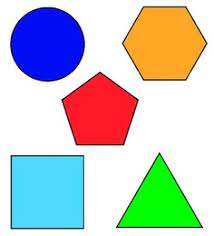
#> input picture geometric.jpg, 214 x 236 px
$ python 'object detection.py'
#> lines starting #> are read from the running program, lines starting #| are printed output that depends on the picture; after the words box and inside, x2 and y2 are one past the last pixel; in counts of white or black regions, pixels touching at a corner belong together; long printed decimals are rounded
import numpy as np
import cv2

img=cv2.imread('geometric.jpg')
#> img is the input picture: shape (236, 214, 3); mean B, G, R 196.4, 199.3, 193.6
imgGray=cv2.cvtColor(img,cv2.COLOR_BGR2GRAY)
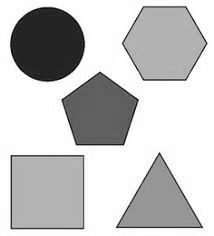
#> imgGray: shape (236, 214); min 5, max 255, mean 197.3
_,thrash=cv2.threshold(imgGray,130,255,cv2.THRESH_BINARY)
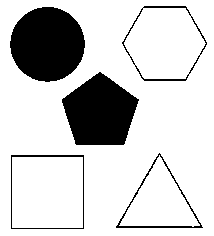
#> thrash: shape (236, 214); 81.2% white; 5 black regions
contours,_=cv2.findContours(thrash,cv2.RETR_TREE,cv2.CHAIN_APPROX_NONE)
#> contours = 13 contours; largest, box (x1, y1, x2, y2) and area: (0, 0, 214, 236) 50055, (10, 154, 85, 230) 5548, (12, 157, 83, 228) 4900, (9, 6, 86, 83) 4468, (61, 71, 140, 146) 4034

for countor in contours:
    approx=cv2.approxPolyDP(countor,0.01*cv2.arcLength(countor,True),True)
    cv2.drawContours(img,[approx],0,(0,0,0),5)
    x=approx.ravel()[0]
    y=approx.ravel()[1]
    if len(approx)==3:
        cv2.putText(img,'Triangle',(x,y),cv2.FONT_HERSHEY_COMPLEX,0.5,(0,0,0))
    elif len(approx)==4:
        x,y,w,h=cv2.boundingRect(approx)
        aspectratio=float(w)/h
        print(aspectratio)
        if aspectratio>=0.95 and aspectratio<=1.05:
            cv2.putText(img,'Square',(x,y),cv2.FONT_HERSHEY_COMPLEX,0.5,(0,0,0))
        else:
            cv2.putText(img,'Rectangle',(x,y),cv2.FONT_HERSHEY_COMPLEX,0.5,(0,0,0))
    elif(len(approx)==5):
        cv2.putText(img,'Pentagon',(x,y),cv2.FONT_HERSHEY_COMPLEX,0.5,(0,0,0))
    else:
        cv2.putText(img,'circle',(x,y),cv2.FONT_HERSHEY_COMPLEX,0.5,(0,0,0))
#> this loop made 13 passes
#> (approx, w, h, aspectratio) on passes 1 to 3: ([[0, 0], [0, 235], [213, 235], [213, 0]], 214, 236, 0.907), ([[10, 155], [83, 154], [84, 228], [11, 229]], 75, 76, 0.987), ([[12, 157], [12, 227], [82, 227], [82, 157]], 71, 71, 1)
#| 0.9068
#| 0.9868
#| 1.0
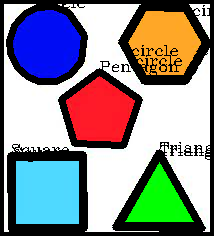
#> img: shape (236, 214, 3); mean B, G, R 142.8, 141, 138.7
cv2.imshow('geometric',img)
cv2.waitKey(0)
cv2.destroyAllWindows()

$ run again, with edited_image.png saved as geometric.jpg
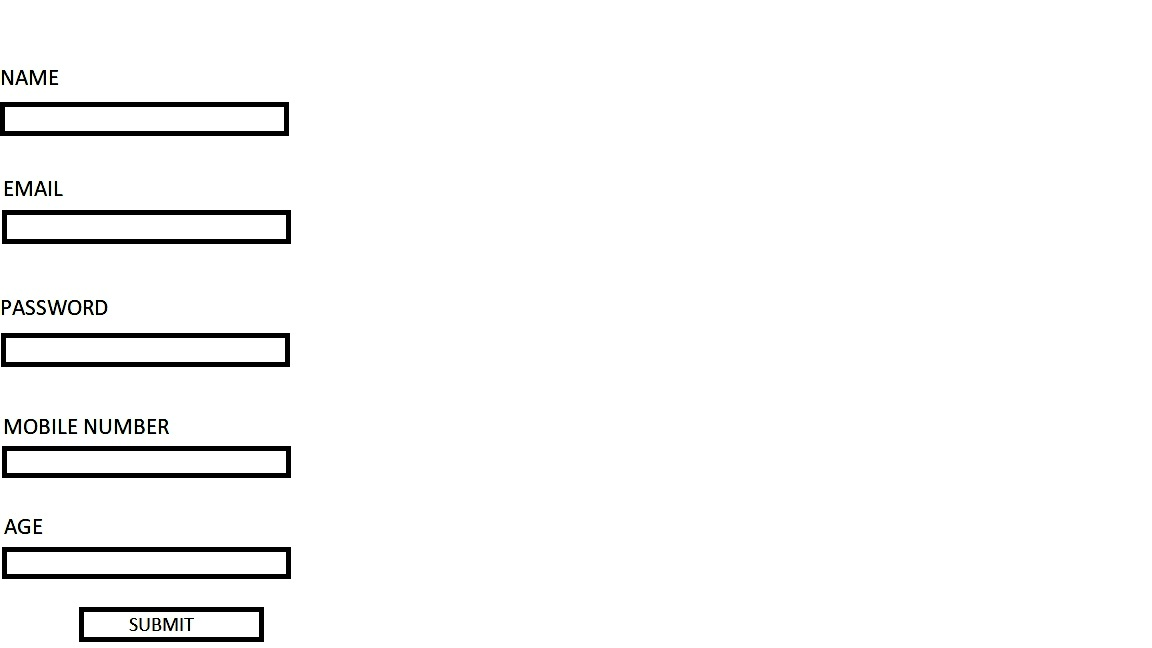
#> input picture edited_image.png, 1152 x 648 px
#> img is the input picture: shape (648, 1152, 3); mean B, G, R 247.9, 248, 248
#> thrash: shape (648, 1152); 97.3% white; 44 black regions
#> contours = 67 contours, 14 with area under 20; largest, box (x1, y1, x2, y2) and area: (0, 0, 1152, 648) 734583, (0, 332, 291, 368) 10148, (1, 209, 292, 245) 10148, (1, 546, 292, 580) 9568, (1, 445, 292, 479) 9568
#> the loop `for countor in contours:` made 67 passes
#> (approx, w, h, aspectratio) on passes 1, 3, 4, 5, 11, 14: ([[5, 107], [5, 130], [283, 130], [283, 107]], 279, 24, 11.62), ([[78, 607], [263, 606], [264, 641], [79, 642]], 187, 37, 5.05), ([[84, 612], [84, 636], [258, 636], [258, 612]], 175, 25, 7), ([[129, 629], [130, 628], [131, 629], [130, 630]], 3, 3, 1), ([[155, 619], [155, 623], [157, 623], [157, 619]], 3, 5, 0.6), ([[1, 547], [290, 546], [291, 578], [2, 579]], 291, 34, 8.56)
#> (printed output is left out)
#> after the loop `for countor in contours:`:
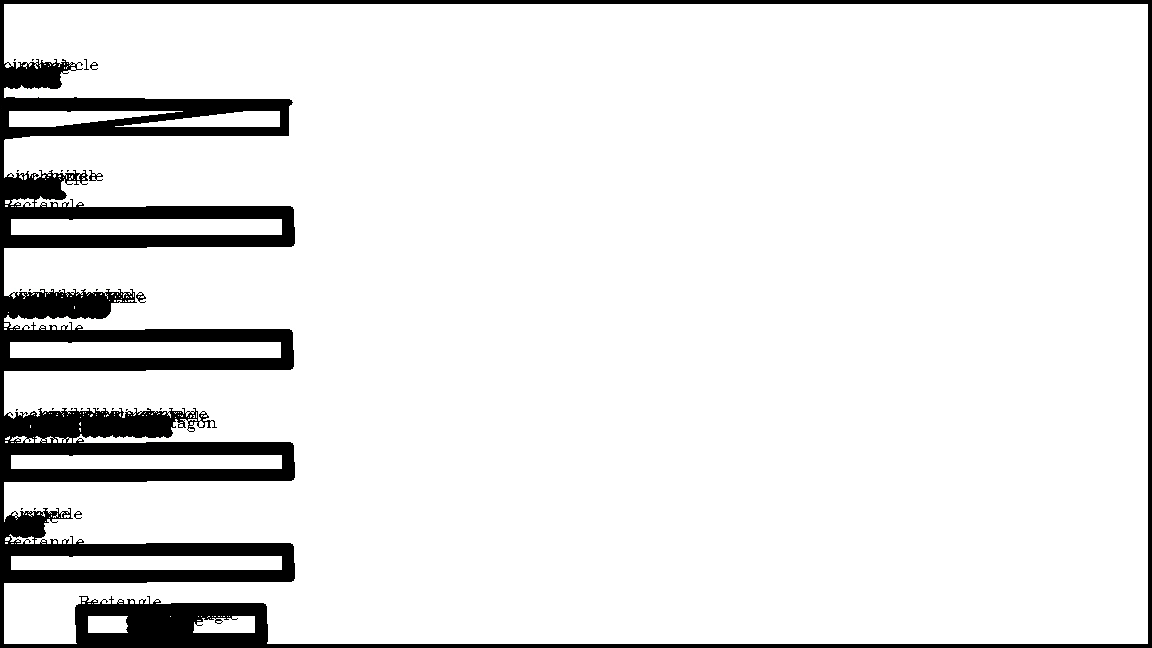
#> img: shape (648, 1152, 3); 7.42% of pixels changed, all inside (x1, y1, x2, y2) = (0, 0, 1152, 648)
